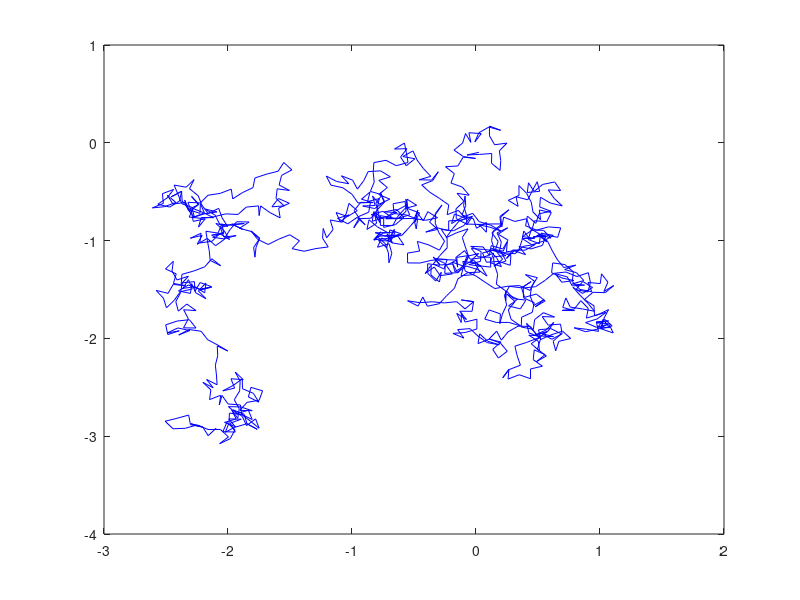

MATLAB code for this plot: (Note: this script raises an error after producing the figure.)
clear
%Pearson's Random Walk
%A mosquito moves a fixed length with random angle
N=1000;
% length of the walk steps
a=0.1;
% store all x-y coords of locations
% Matlab's rand() creates a matrix storing random numbers uniformly
% distributed between 0 and 1.
angles=2*pi*rand(N,1);
steps=a*[cos(angles),sin(angles)];
walk=cumsum(steps,1);

% plot the locations
plot(walk(:,1),walk(:,2),"Color","blue","LineStyle","-")
hold on;
plot(walk(1,1),walk(1,2),"go",MarkerFaceColor="g")
plot(walk(end,1),walk(end,2),"ro",MarkerFaceColor="r")
title("A 2-D RW with step length $a=0.1$","Interpreter","latex");
hold off;
%Make a histogram estimating the distribution of the final position of many walkers
trials=10000;
R=zeros(N,1);
for k=1:trials
    % Do one walk
    angles=2*pi*rand(N,1);
    steps=a*[cos(angles),sin(angles)];
    walk=cumsum(steps,1);
    R(k)=norm(walk(end,:));
end

histogram(R,'Normalization','pdf');
hold on;
% Compare with Rayleigh's result
P=@(r)(2.*r./(N*a^2)).*exp(-r.^2./(N*a^2));
x=linspace(0,10,1000);
plot(x,P(x),"LineStyle","-","Color","red",'LineWidth',1.5);
axis([0,10,0,0.3]);
title("Approximation of Rayleigh's Result");
xlabel("$R$","Interpreter","latex");
ylabel("Frequency Density");
hold off;
%Sample the steps from a normal distribution
R=zeros(trials,1);
for k=1:trials
    % Do one walk with standard normally distributed steps
    % I can take the variance of the steps to be 1
    steps=randn(N,2);
    walk=cumsum(steps,1);
    R(k)=norm(walk(end,:));
end

histogram(R,'Normalization','pdf');
hold on;
% Compare with Rayleigh's result
% a^2 is now <r^2> where r is the length of the steps
lengths=zeros(N,1);
for i=1:N
    lengths(i)=norm(steps(i,:));
end
a=sqrt(mean(lengths.^2));
P=@(X)(2.*X./(N*a^2)).*exp(-X.^2./(N*a^2));
x=linspace(0,90,1000);
plot(x,P(x),"LineStyle","-","Color","red",'LineWidth',1.5);
axis([0,90,0,0.04]);
title("Normal Steps");
xlabel("$R$","Interpreter","latex");
ylabel("Frequency Density");
hold off;
